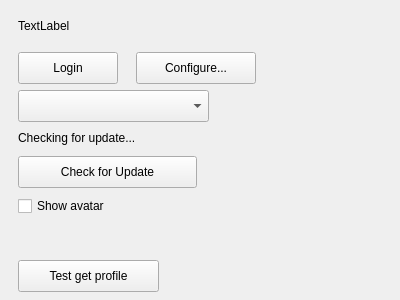
<?xml version="1.0" encoding="UTF-8"?>
<ui version="4.0">
 <class>SettingWindow</class>
 <widget class="QWidget" name="SettingWindow">
  <property name="geometry">
   <rect>
    <x>0</x>
    <y>0</y>
    <width>400</width>
    <height>300</height>
   </rect>
  </property>
  <property name="sizePolicy">
   <sizepolicy hsizetype="Fixed" vsizetype="Fixed">
    <horstretch>0</horstretch>
    <verstretch>0</verstretch>
   </sizepolicy>
  </property>
  <property name="minimumSize">
   <size>
    <width>400</width>
    <height>300</height>
   </size>
  </property>
  <property name="maximumSize">
   <size>
    <width>400</width>
    <height>300</height>
   </size>
  </property>
  <property name="windowTitle">
   <string>Preferences</string>
  </property>
  <widget class="QPushButton" name="loginButton">
   <property name="geometry">
    <rect>
     <x>18</x>
     <y>52</y>
     <width>100</width>
     <height>32</height>
    </rect>
   </property>
   <property name="text">
    <string>Login</string>
   </property>
  </widget>
  <widget class="QLabel" name="currentAccountName">
   <property name="geometry">
    <rect>
     <x>18</x>
     <y>18</y>
     <width>251</width>
     <height>16</height>
    </rect>
   </property>
   <property name="text">
    <string>TextLabel</string>
   </property>
  </widget>
  <widget class="QPushButton" name="testButton">
   <property name="geometry">
    <rect>
     <x>18</x>
     <y>260</y>
     <width>141</width>
     <height>32</height>
    </rect>
   </property>
   <property name="text">
    <string>Test get profile</string>
   </property>
  </widget>
  <widget class="QComboBox" name="screenComboBox">
   <property name="geometry">
    <rect>
     <x>18</x>
     <y>90</y>
     <width>191</width>
     <height>32</height>
    </rect>
   </property>
  </widget>
  <widget class="QPushButton" name="checkOrUpdateButton">
   <property name="geometry">
    <rect>
     <x>18</x>
     <y>156</y>
     <width>179</width>
     <height>32</height>
    </rect>
   </property>
   <property name="text">
    <string>Check for Update</string>
   </property>
  </widget>
  <widget class="QLabel" name="updateStatusLabel">
   <property name="geometry">
    <rect>
     <x>18</x>
     <y>130</y>
     <width>361</width>
     <height>16</height>
    </rect>
   </property>
   <property name="text">
    <string>Checking for update...</string>
   </property>
  </widget>
  <widget class="QPushButton" name="configButton">
   <property name="geometry">
    <rect>
     <x>136</x>
     <y>52</y>
     <width>120</width>
     <height>32</height>
    </rect>
   </property>
   <property name="text">
    <string>Configure...</string>
   </property>
  </widget>
  <widget class="QCheckBox" name="showAvatarCheckBox">
   <property name="geometry">
    <rect>
     <x>18</x>
     <y>196</y>
     <width>361</width>
     <height>20</height>
    </rect>
   </property>
   <property name="text">
    <string>Show avatar</string>
   </property>
  </widget>
 </widget>
 <resources/>
 <connections/>
</ui>
